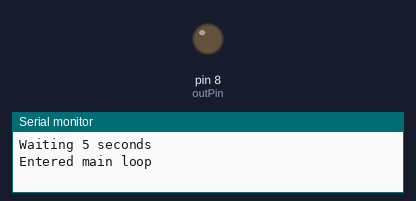
The sketch below on a simulated Arduino Uno, built with avr-gcc and run on an emulated ATmega328P. Shown: output pins drawn as LEDs (lit = HIGH), the last lines printed to the serial monitor.

Above: at 6.0 s.
At 8.0 s:
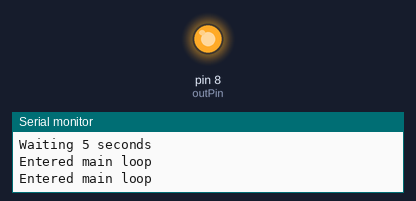
Timing chart, 0 to 10.2 s (numbered marks = the images above):
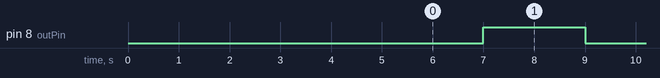

Measured:
- by itself, pin 8 (outPin): alternates HIGH for 2.0 s and LOW for 2.0 s

The sketch:

pumptest.ino
```cpp
// Author: Jerry Wang
// Date created: July 5th, 2015
// Quick test to ensure functionality of pump, bridge driver and arduino

// Variable declaration
int outPin = 8;
boolean pump = false;

void setup() {
  // put your setup code here, to run once:
  Serial.begin(9600);
  Serial.println("Waiting 5 seconds");
  pinMode(outPin, OUTPUT);
  delay(5000);
}

void loop() {
  // put your main code here, to run repeatedly:
  Serial.println("Entered main loop");
  if(pump == true) {
    digitalWrite(outPin, HIGH);
    pump = false;
  }
  else {
    digitalWrite(outPin, LOW);
    pump = true;
  }
  delay(2000);
}
```
